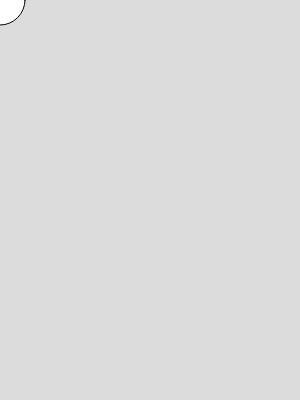
Frame 1 (no input)
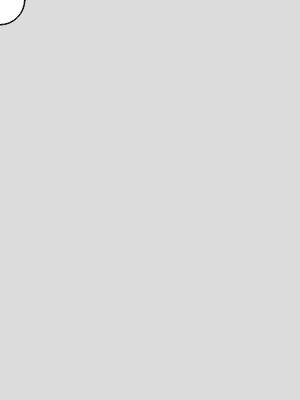
Frame 60 (no input)
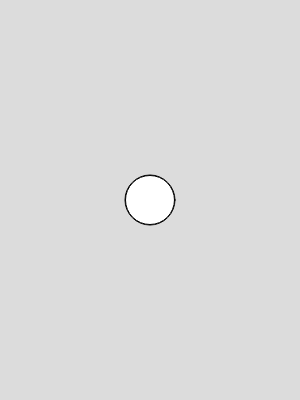
Frame 120 (the mouse pressed at the canvas centre since frame 60)

The p5.js sketch that drew these frames (run headless with seeded random() and noise() and a simulated clock; from frame 60 on, the mouse is pressed at the canvas centre):

// p5.js sketch
// ── sketch.js
let mousePositions = [];
const MAX_POS = 50;

function setup() {
  createCanvas(300, 400);
}

function draw() {
  background(220);
  //how you're drawing your pose
  ellipse(mouseX, mouseY, 50, 50);
  
  //how you're storing the last 50 poses
  mousePositions.push({x: mouseX, y: mouseY});
  
  //removes poses that are older than 50
  if (mousePositions.length > MAX_POS) {
  	 mousePositions.shift();
  }
  for (let i = 0; i < mousePositions.length; i +=1) {
    // how you want to draw the previous poses
    // relate it to i to change pose drawing over time
  	ellipse(mousePositions[i].x, mousePositions[i].y, i, i);
  }
}
